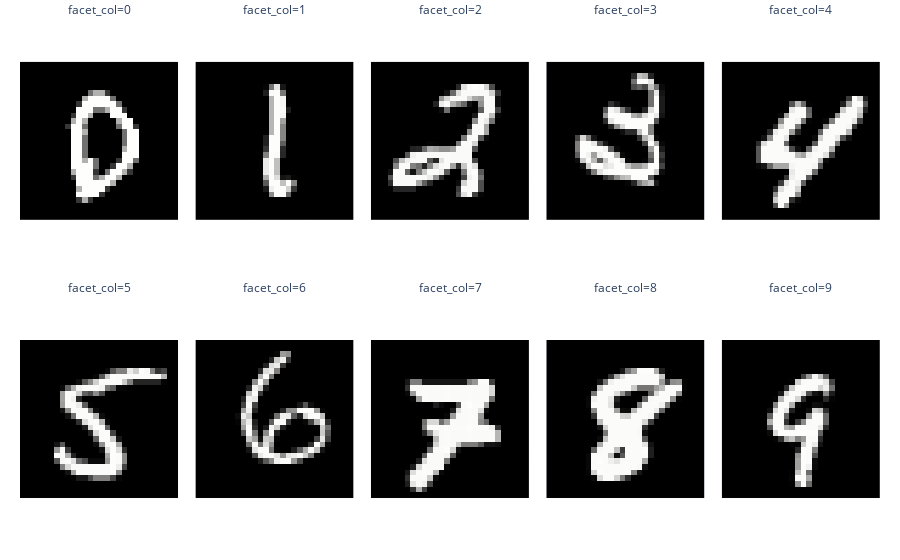

Notebook cell for this chart:
### Code cell
fig = px.imshow(sample_images, facet_col=0, facet_col_wrap=5, color_continuous_scale="gray")
fig.update_layout(margin=dict(l=20, r=20, t=20, b=20), coloraxis_showscale=False)
fig.update_xaxes(showticklabels=False)
fig.update_yaxes(showticklabels=False)
fig.show()

### Figure 1 — Plotly figure (JSON) as saved in the notebook; plotly's stock layout.template omitted (floating-point values rounded to 4 significant figures; data arrays with more than 128 entries replaced by an {"elided": "..."} marker saying what was removed)
{"data": [{"coloraxis": "coloraxis", "hovertemplate": "x: %{x}<br>y: %{y}<br>color: %{z}<extra></extra>", "name": "0", "type": "heatmap", "xaxis": "x6", "yaxis": "y6", "z": {"elided": "28x28 int values"}}, {"coloraxis": "coloraxis", "hovertemplate": "x: %{x}<br>y: %{y}<br>color: %{z}<extra></extra>", "name": "1", "type": "heatmap", "xaxis": "x7", "yaxis": "y7", "z": {"elided": "28x28 int values"}}, {"coloraxis": "coloraxis", "hovertemplate": "x: %{x}<br>y: %{y}<br>color: %{z}<extra></extra>", "name": "2", "type": "heatmap", "xaxis": "x8", "yaxis": "y8", "z": {"elided": "28x28 int values"}}, {"coloraxis": "coloraxis", "hovertemplate": "x: %{x}<br>y: %{y}<br>color: %{z}<extra></extra>", "name": "3", "type": "heatmap", "xaxis": "x9", "yaxis": "y9", "z": {"elided": "28x28 int values"}}, {"coloraxis": "coloraxis", "hovertemplate": "x: %{x}<br>y: %{y}<br>color: %{z}<extra></extra>", "name": "4", "type": "heatmap", "xaxis": "x10", "yaxis": "y10", "z": {"elided": "28x28 int values"}}, {"coloraxis": "coloraxis", "hovertemplate": "x: %{x}<br>y: %{y}<br>color: %{z}<extra></extra>", "name": "5", "type": "heatmap", "xaxis": "x", "yaxis": "y", "z": {"elided": "28x28 int values"}}, {"coloraxis": "coloraxis", "hovertemplate": "x: %{x}<br>y: %{y}<br>color: %{z}<extra></extra>", "name": "6", "type": "heatmap", "xaxis": "x2", "yaxis": "y2", "z": {"elided": "28x28 int values"}}, {"coloraxis": "coloraxis", "hovertemplate": "x: %{x}<br>y: %{y}<br>color: %{z}<extra></extra>", "name": "7", "type": "heatmap", "xaxis": "x3", "yaxis": "y3", "z": {"elided": "28x28 int values"}}, {"coloraxis": "coloraxis", "hovertemplate": "x: %{x}<br>y: %{y}<br>color: %{z}<extra></extra>", "name": "8", "type": "heatmap", "xaxis": "x4", "yaxis": "y4", "z": {"elided": "28x28 int values"}}, {"coloraxis": "coloraxis", "hovertemplate": "x: %{x}<br>y: %{y}<br>color: %{z}<extra></extra>", "name": "9", "type": "heatmap", "xaxis": "x5", "yaxis": "y5", "z": {"elided": "28x28 int values"}}], "layout": {"annotations": [{"font": {}, "showarrow": false, "text": "facet_col=5", "x": 0.092, "xanchor": "center", "xref": "paper", "y": 0.465, "yanchor": "bottom", "yref": "paper"}, {"font": {}, "showarrow": false, "text": "facet_col=6", "x": 0.296, "xanchor": "center", "xref": "paper", "y": 0.465, "yanchor": "bottom", "yref": "paper"}, {"font": {}, "showarrow": false, "text": "facet_col=7", "x": 0.5, "xanchor": "center", "xref": "paper", "y": 0.465, "yanchor": "bottom", "yref": "paper"}, {"font": {}, "showarrow": false, "text": "facet_col=8", "x": 0.704, "xanchor": "center", "xref": "paper", "y": 0.465, "yanchor": "bottom", "yref": "paper"}, {"font": {}, "showarrow": false, "text": "facet_col=9", "x": 0.908, "xanchor": "center", "xref": "paper", "y": 0.465, "yanchor": "bottom", "yref": "paper"}, {"font": {}, "showarrow": false, "text": "facet_col=0", "x": 0.092, "xanchor": "center", "xref": "paper", "y": 1.0, "yanchor": "bottom", "yref": "paper"}, {"font": {}, "showarrow": false, "text": "facet_col=1", "x": 0.296, "xanchor": "center", "xref": "paper", "y": 1.0, "yanchor": "bottom", "yref": "paper"}, {"font": {}, "showarrow": false, "text": "facet_col=2", "x": 0.5, "xanchor": "center", "xref": "paper", "y": 1.0, "yanchor": "bottom", "yref": "paper"}, {"font": {}, "showarrow": false, "text": "facet_col=3", "x": 0.704, "xanchor": "center", "xref": "paper", "y": 1.0, "yanchor": "bottom", "yref": "paper"}, {"font": {}, "showarrow": false, "text": "facet_col=4", "x": 0.908, "xanchor": "center", "xref": "paper", "y": 1.0, "yanchor": "bottom", "yref": "paper"}], "coloraxis": {"colorscale": [[0, "rgb(0, 0, 0)"], [0.09091, "rgb(16, 16, 16)"], [0.1818, "rgb(38, 38, 38)"], [0.2727, "rgb(59, 59, 59)"], [0.3636, "rgb(81, 80, 80)"], [0.4545, "rgb(102, 101, 101)"], [0.5455, "rgb(124, 123, 122)"], [0.6364, "rgb(146, 146, 145)"], [0.7273, "rgb(171, 171, 170)"], [0.8182, "rgb(197, 197, 195)"], [0.9091, "rgb(224, 224, 223)"], [1, "rgb(254, 254, 253)"]], "showscale": false}, "margin": {"b": 20, "l": 20, "r": 20, "t": 20}, "xaxis": {"anchor": "y", "constrain": "domain", "domain": [0, 0.184], "scaleanchor": "y", "showticklabels": false}, "xaxis10": {"anchor": "y10", "domain": [0.816, 1], "matches": "x", "showticklabels": false}, "xaxis2": {"anchor": "y2", "domain": [0.204, 0.388], "matches": "x", "showticklabels": false}, "xaxis3": {"anchor": "y3", "domain": [0.408, 0.592], "matches": "x", "showticklabels": false}, "xaxis4": {"anchor": "y4", "domain": [0.612, 0.796], "matches": "x", "showticklabels": false}, "xaxis5": {"anchor": "y5", "domain": [0.816, 1], "matches": "x", "showticklabels": false}, "xaxis6": {"anchor": "y6", "domain": [0, 0.184], "matches": "x", "showticklabels": false}, "xaxis7": {"anchor": "y7", "domain": [0.204, 0.388], "matches": "x", "showticklabels": false}, "xaxis8": {"anchor": "y8", "domain": [0.408, 0.592], "matches": "x", "showticklabels": false}, "xaxis9": {"anchor": "y9", "domain": [0.612, 0.796], "matches": "x", "showticklabels": false}, "yaxis": {"anchor": "x", "autorange": "reversed", "constrain": "domain", "domain": [0, 0.465], "showticklabels": false}, "yaxis10": {"anchor": "x10", "domain": [0.535, 1.0], "matches": "y", "showticklabels": false}, "yaxis2": {"anchor": "x2", "domain": [0, 0.465], "matches": "y", "showticklabels": false}, "yaxis3": {"anchor": "x3", "domain": [0, 0.465], "matches": "y", "showticklabels": false}, "yaxis4": {"anchor": "x4", "domain": [0, 0.465], "matches": "y", "showticklabels": false}, "yaxis5": {"anchor": "x5", "domain": [0, 0.465], "matches": "y", "showticklabels": false}, "yaxis6": {"anchor": "x6", "domain": [0.535, 1.0], "matches": "y", "showticklabels": false}, "yaxis7": {"anchor": "x7", "domain": [0.535, 1.0], "matches": "y", "showticklabels": false}, "yaxis8": {"anchor": "x8", "domain": [0.535, 1.0], "matches": "y", "showticklabels": false}, "yaxis9": {"anchor": "x9", "domain": [0.535, 1.0], "matches": "y", "showticklabels": false}}}
